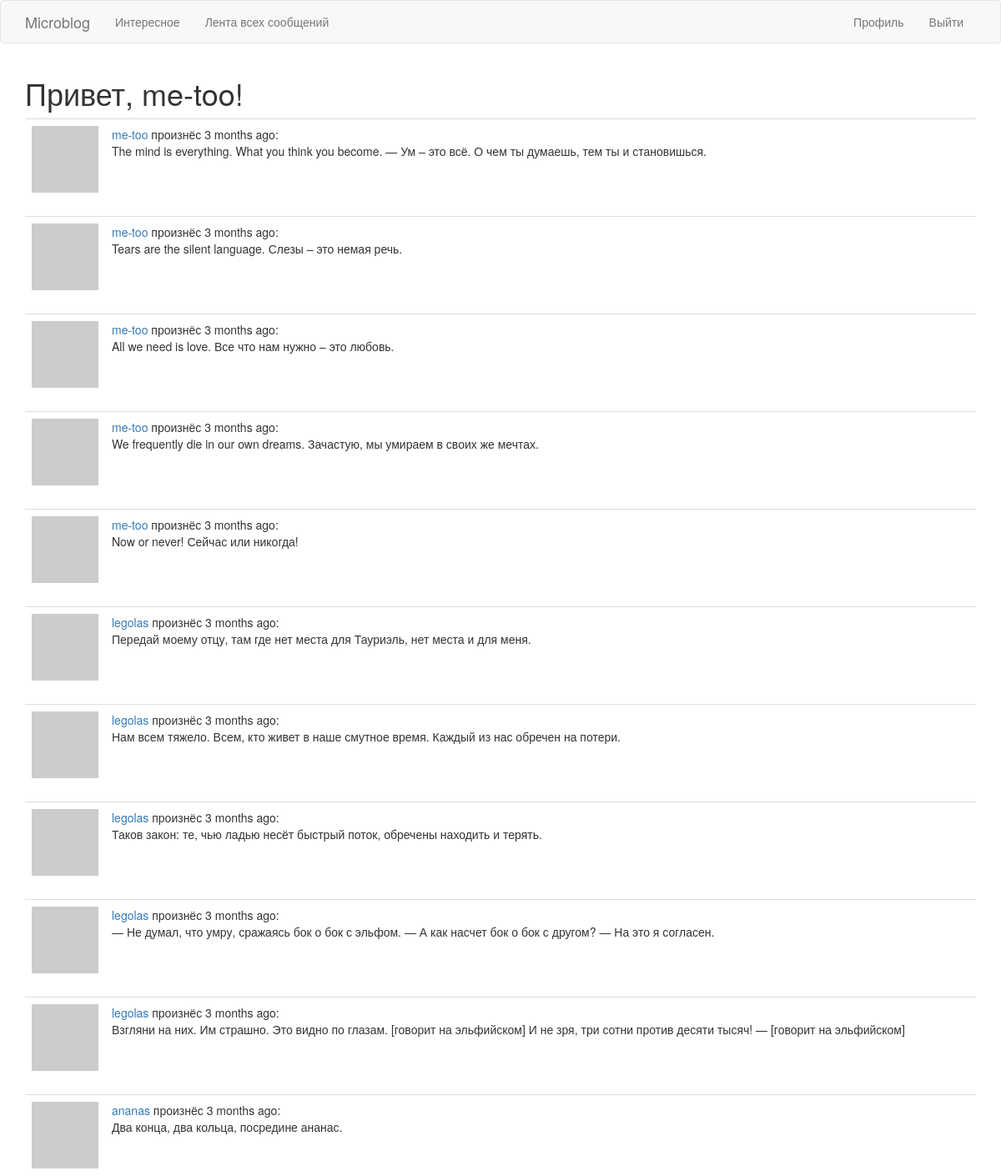
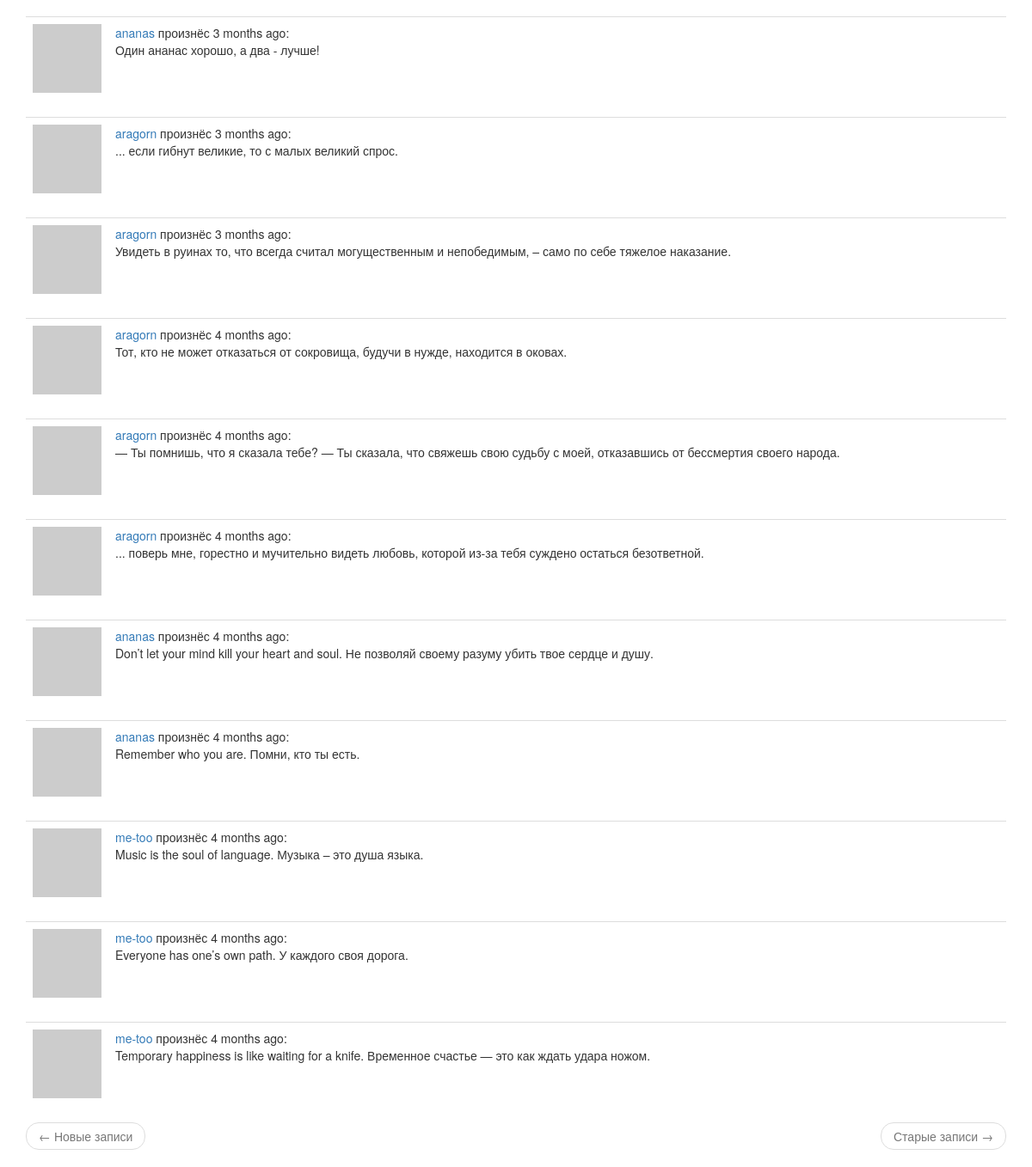
The page /explore (signed in) on the database its author committed (2 pictures, top to bottom).
### app/models.py (models this page shows, shortened)
class User(UserMixin, db.Model):
	id = db.Column(db.Integer, primary_key=True)
	username = db.Column(db.String(64), index=True, unique=True)
	email = db.Column(db.String(120), index=True, unique=True)
	password_hash = db.Column(db.String(128))
	posts = db.relationship('Post', backref='author', lazy='dynamic')
	about_me = db.Column(db.String(140))
	last_seen = db.Column(db.DateTime, default=datetime.utcnow)
	followed = db.relationship(
		'User',
		secondary=followers,
		primaryjoin=(followers.c.follower_id == id),
		secondaryjoin=(followers.c.followed_id == id),
		backref=db.backref('followers', lazy='dynamic'),
		lazy='dynamic'
	)
	def avatar(self, size):
		digest = md5(self.email.lower().encode('utf-8')).hexdigest()
		return 'https://www.gravatar.com/avatar/{}?d=identicon&s={}'.format(digest, size)

class Post(db.Model):
	id = db.Column(db.Integer, primary_key=True)
	body = db.Column(db.String(140))
	timestamp = db.Column(db.DateTime, index=True, default=datetime.utcnow)
	user_id = db.Column(db.Integer, db.ForeignKey('user.id'))

### app/routes.py (the view)
@app.route('/explore')
def explore():
	page = request.args.get('page', 1, type=int)
	posts = Post.query.order_by(Post.timestamp.desc()).paginate(
		page=page,
		per_page=app.config['POSTS_PER_PAGE'],
		error_out=False
	)
	next_url = url_for('explore', page=posts.next_num) \
		if posts.has_next else None
	prev_url = url_for('explore', page=posts.prev_num) \
		if posts.has_prev else None
	return render_template(
		'index.html',
		title='Лента сообщений',
		posts=posts.items,
		next_url=next_url,
		prev_url=prev_url)

### app/models.py (called while the page is built)
@login.user_loader
def load_user(id):
	return User.query.get(int(id))

### app/routes.py (called while the page is built)
@app.before_request
def before_request():
	if current_user.is_authenticated:
		current_user.last_seen = datetime.utcnow()
		db.session.commit()

### app/templates/index.html (shortened to what this page needs)
{% extends "base.html" %}
{% import 'bootstrap/wtf.html' as wtf %}
{% block app_content %}
    {% if current_user.is_anonymous %}
    <h1>Привет, Anonymous!</h1>
    {% else %}
    <h1>Привет, {{ current_user.username }}!</h1>
    {% endif %}
    {% for post in posts %}
        {% include '_post.html' %}
    {% endfor %}
    <nav aria-label="...">
        <ul class="pager">
            <li class="previous{% if not prev_url %} disabled{% endif %}">
                <a href="{{ prev_url or '#' }}">
                    <span aria-hidden="true">&larr;</span> Новые записи
                </a>
            </li>
            <li class="next{% if not next_url %} disabled{% endif %}">
                <a href="{{ next_url or '#' }}">
                    Старые записи <span aria-hidden="true">&rarr;</span>
                </a>
            </li>
        </ul>
    </nav>
{% endblock %}

### app/templates/_post.html
    <table class="table table-hover">
        <tr>
            <td width="70px">
                <a href="{{ url_for('user', username=post.author.username) }}">
                    <img src="{{ post.author.avatar(70) }}" />
                </a>
            </td>
            <td>
                <a href="{{ url_for('user', username=post.author.username) }}">
                    {{ post.author.username }}
                </a>
                произнёс {{ moment(post.timestamp).fromNow() }}:
                <br>
                {{ post.body }}
            </td>
        </tr>
    </table>

### rows shown on the page
User: username "me-too"
Post: author.username "me-too", timestamp "3 months ago", body "The mind is everything. What you think you become. — Ум – это всё. О чем ты думаешь, тем ты и становишься."
Post: author.username "me-too", timestamp "3 months ago", body "Tears are the silent language. Слезы – это немая речь."
Post: author.username "me-too", timestamp "3 months ago", body "All we need is love. Все что нам нужно – это любовь."
Post: author.username "me-too", timestamp "3 months ago", body "We frequently die in our own dreams. Зачастую, мы умираем в своих же мечтах."
Post: author.username "me-too", timestamp "3 months ago", body "Now or never! Сейчас или никогда!"
Post: author.username "legolas", timestamp "3 months ago", body "Передай моему отцу, там где нет места для Тауриэль, нет места и для меня."
Post: author.username "legolas", timestamp "3 months ago", body "Нам всем тяжело. Всем, кто живет в наше смутное время. Каждый из нас обречен на потери."
Post: author.username "legolas", timestamp "3 months ago", body "Таков закон: те, чью ладью несёт быстрый поток, обречены находить и терять."
Post: author.username "legolas", timestamp "3 months ago", body "— Не думал, что умру, сражаясь бок о бок с эльфом. — А как насчет бок о бок с другом? — На это я согласен."
Post: author.username "legolas", timestamp "3 months ago", body "Взгляни на них. Им страшно. Это видно по глазам. [говорит на эльфийском] И не зря, три сотни против десяти тысяч! — [говорит на эльфийском]"
Post: author.username "ananas", timestamp "3 months ago", body "Два конца, два кольца, посредине ананас."
Post: author.username "ananas", timestamp "3 months ago", body "Один ананас хорошо, а два - лучше!"
Post: author.username "aragorn", timestamp "3 months ago", body "... если гибнут великие, то с малых великий спрос."
Post: author.username "aragorn", timestamp "3 months ago", body "Увидеть в руинах то, что всегда считал могущественным и непобедимым, – само по себе тяжелое наказание."
Post: author.username "aragorn", timestamp "4 months ago", body "Тот, кто не может отказаться от сокровища, будучи в нужде, находится в оковах."
Post: author.username "aragorn", timestamp "4 months ago", body "— Ты помнишь, что я сказала тебе? — Ты сказала, что свяжешь свою судьбу с моей, отказавшись от бессмертия своего народа."
Post: author.username "aragorn", timestamp "4 months ago", body "... поверь мне, горестно и мучительно видеть любовь, которой из-за тебя суждено остаться безответной."
Post: author.username "ananas", timestamp "4 months ago", body "Don’t let your mind kill your heart and soul. Не позволяй своему разуму убить твое сердце и душу."
Post: author.username "ananas", timestamp "4 months ago", body "Remember who you are. Помни, кто ты есть."
Post: author.username "me-too", timestamp "4 months ago", body "Music is the soul of language. Музыка – это душа языка."
Post: author.username "me-too", timestamp "4 months ago", body "Everyone has one’s own path. У каждого своя дорога."
Post: author.username "me-too", timestamp "4 months ago", body "Temporary happiness is like waiting for a knife. Временное счастье — это как ждать удара ножом."
